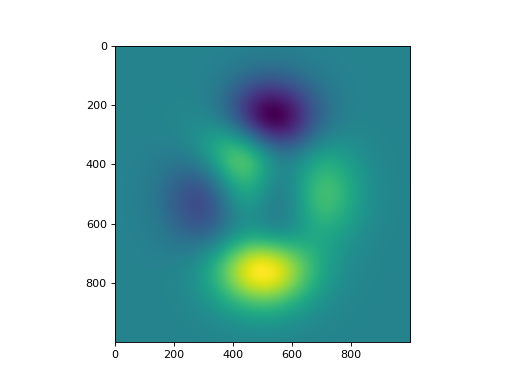

Here is the Python script that generated this plot:
import numpy as np
import matplotlib.pyplot as plt
from pyxu.util.misc import peaks

x = np.linspace(-3, 3, 1000)
xx, yy = np.meshgrid(x, x)
z = peaks(xx, yy)
plt.figure()
plt.imshow(z)
